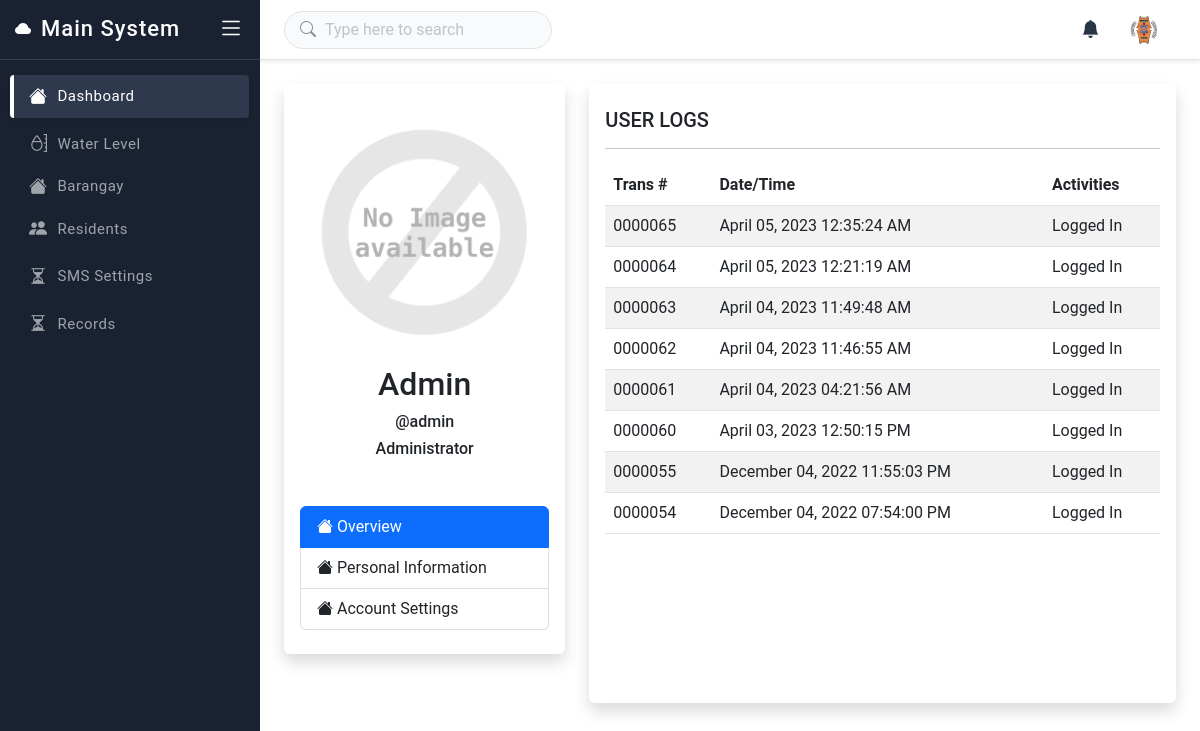
The page /profile/index.php (signed in) on the database its author committed.
### tables this page shows
CREATE TABLE `c_logs` (
  `c_id` int(11) NOT NULL,
  `c_username` varchar(255) NOT NULL,
  `c_desc` varchar(255) NOT NULL,
  `c_timestamp` timestamp(6) NOT NULL DEFAULT current_timestamp(6) ON UPDATE current_timestamp(6)
);

### session.php (called while the page is built, shortened)
<?php
class session {
    public static function username() : string {
        return $_SESSION['username'] ?? 'not_defined';
    }
}

### functions/general/mysqli_wrapper.php (called while the page is built, shortened)
<?php
class mysqli_wrapper{
    private $connection, $xss_prevention;
    public function __construct($host, $username, $password, $db_name, $xss_prevention = false) {
        $this->connection = new mysqli($host, $username, $password, $db_name);
        $this->xss_prevention = $xss_prevention;
    }
    public function query(string $query, array $args = [], string $types = null) {
        if($types === null && $args !== [])
            $types = str_repeat('s', count($args));
        $stmt = $this->connection->prepare($query);
        if($this->xss_prevention)
            $this->xss_clean($args);
        if (strpos($query, '?') !== false)
            $stmt->bind_param($types, ...$args);
        $stmt->execute();
        $result = $stmt->get_result();
        return $result;
    }
}

### functions/general/settings.php (called while the page is built, shortened)
<?php
function get_connection() {
    return new mysqli_wrapper(
        'localhost', 'root', '', 'thesis_rev1', true
    );
}

### functions/api/fetch/logs.php (called while the page is built, shortened)
<?php
function fetch_all_logs_by_username(mysqli_wrapper $c_con,$username){
    $all_u_q = $c_con->query('SELECT * FROM `c_logs` WHERE c_username=? ORDER BY c_timestamp DESC',[$username]);
    return $all_u_q->fetch_all(1);
}

### profile/index.php (the view, shortened to what this page needs)
<?php
require '../session.php';
$username = session::username();
$firstname = $_SESSION['firstname'] ?? '' ;
$lastname = $_SESSION['lastname'] ?? '';
$avatar = 'no_image.png';
$role = "Administrator";
?>
<!doctype html>
<html lang="en" class="semi-dark">
	<head>
		<link rel="stylesheet" href="../assets/css/calendar.css">
		<link href="../assets/plugins/perfect-scrollbar/css/perfect-scrollbar.css" rel="stylesheet" />
		<link href="../assets/css/bootstrap.min.css" rel="stylesheet" />
		<link href="../assets/css/bootstrap-extended.css" rel="stylesheet" />
		<link href="../assets/css/style.css" rel="stylesheet" />
		<link rel="stylesheet" href="../assets/css/bootstrap-icons.css">
		<link href="../assets/css/pace.min.css" rel="stylesheet" />
		<link href="../assets/css/semi-dark.css" rel="stylesheet" />
		<link href="../assets/css/loader.css" rel="stylesheet" />
		<link href="../assets/plugins/toastr/css/toastr.css" rel="stylesheet" />
	</head>
	<body>
		<div class="wrapper">
			<header class="top-header">
				<nav class="navbar navbar-expand gap-3 align-items-center">
					<form class="searchbar">
						<div class="position-absolute top-50 translate-middle-y search-icon ms-3"><i class="bi bi-search"></i></div>
						<input class="form-control" type="text" placeholder="Type here to search">
					</form>
					<div class="top-navbar-right ms-auto">
						<ul class="navbar-nav align-items-center">
							<li class="nav-item dropdown dropdown-large">
								<a class="nav-link dropdown-toggle dropdown-toggle-nocaret" href="#" data-bs-toggle="dropdown">
									<div class="notifications"> <div id = "notification_count" ></div> <i class="bi bi-bell-fill"></i> </div>
								</a>
							</li>
							<li class="nav-item dropdown dropdown-user-setting">
								<a class="nav-link dropdown-toggle dropdown-toggle-nocaret" href="#" data-bs-toggle="dropdown">
									<div class="user-setting d-flex align-items-center"> <img src="../assets/img/mdrrmo.jpg" class="user-img" alt=""> </div>
								</a>
							</li>
						</ul>
					</div>
				</nav>
			</header>
			<aside class="sidebar-wrapper" data-simplebar="true">
				<div class="sidebar-header">
					<div> <i class="bi bi-cloud-fill"></i> </div>
					<div>
						<h4 class="logo-text">Main System</h4> </div>
					<div class="toggle-icon ms-auto"> <i class="bi bi-list"></i> </div>
				</div>
				<ul class="metismenu" id="menu">
					<li class="mm-active">
						<a href="../dashboard/index.php">
							<div class="parent-icon"><i class="bi bi-house-fill"></i> </div>
							<div class="menu-title">Dashboard</div>
						</a>
					</li>
					<li>
						<a href="../dashboard/waterlevel.php">
							<div class="parent-icon"><i class="bi bi-moisture"></i></div>
							<div class="menu-title">Water Level</div>
						</a>
					</li>
						<a href="../dashboard/barangay.php">
							<div class="parent-icon"><i class="bi bi-house-fill"></i> </div>
							<div class="menu-title">Barangay</div>
						</a>
					<li>
						<a href="../dashboard/residents.php">
							<div class="parent-icon"><i class="bi bi-people-fill"></i></div>
							<div class="menu-title">Residents</div>
						</a>
					</li>
					<li>
						<a href="../dashboard/settings.php">
							<div class="parent-icon"><i class="bi bi-hourglass-split"></i></div>
							<div class="menu-title">SMS Settings</div>
						</a>
					</li>
					<li>
						<a href="../dashboard/records.php">
							<div class="parent-icon"><i class="bi bi-hourglass-split"></i></div>
							<div class="menu-title">Records</div>
						</a>
					</li>
				</ul>
			</aside>
			<main class="page-content">
				<div class="row">
					<div class="col-xl-4 col-md-12 col-xs-12 mb-4">
                        <div class="card border-left-primary shadow py-2">
                            <div class="card-body">
                                <div class="d-flex align-items-center justify-content-center">
								<div class="img-wrap">
									<?php
									if(file_exists("../assets/img/avatars/".$avatar)){
										$avatar_url = "../assets/img/avatars/".$avatar;
										?>
										<img src="<?php echo $avatar_url;?>".$avatar style="border-radius: 50%;" alt="profile">
										<?php
									}else{
									?>
									<img src="../assets/img/no_image.png" style="border-radius: 50%;" alt="profile">
									<?php
									}
									?>
									</div>
								</div>
								<h2 class="d-flex align-items-center justify-content-center mt-2">
										<?php
										if($firstname !== '' && $lastname !== '')
										{
											echo  ucfirst($firstname) . ' ' . ucfirst($lastname);
										}else{
											echo ucfirst($username);
										}
										?>
								</h2>
								<h6 class="d-flex align-items-center justify-content-center mt-2">
										@<?php echo $username;?>
								</h6>
								<h6 class="d-flex align-items-center justify-content-center mt-2">
										<?php echo $role;?>
								</h6>
								<div class="list-group">
									<a href="javascript:void(0)" id="overview_btn" class="list-group-item list-group-item-action active">
									<i class="bi bi-house-fill"></i> Overview</a>
									<a href="javascript:void(0)" id="personal_info_btn" class="list-group-item list-group-item-action">
									<i class="bi bi-house-fill"></i> Personal Information</a>
									<a href="javascript:void(0)" id="account_sett_btn"class="list-group-item list-group-item-action">
									<i class="bi bi-house-fill"></i> Account Settings</a>
								</div>
							</div>
                        </div>
                    </div>
					<div class="col-xl-8 col-md-12 mb-4">
						<div class="card border-left-primary shadow h-100 py-2">
							<div class="card-body">
								<div id="overview" style="display: none;">
									<h5>USER LOGS</h5>
									<hr>
									<div style="overflow: scroll;height:490px;" >
										<table class="table table-condensed table-striped">
											<thead>
												<tr>
													<th class="autofit">Trans #</th>
													<th class="autofit">Date/Time</th>
													<th>Activities</th>
												</tr>
											</thead>
											<tbody>
												<?php
													$all_logs = api\fetch\fetch_all_logs_by_username(get_connection(),$username);
													if(is_array($all_logs)){
														foreach($all_logs as $log){
															$trans_id = sprintf("%07d", $log['c_id']);
															$date_time = date("F d, Y h:i:s A", strtotime($log['c_timestamp']));
												?>
															<tr>
																<td><?php echo $trans_id;?></td>
																<td><?php echo $date_time;?></td>
																<td><?php echo $log['c_desc'];?></td>
															</tr>
												<?php
														}
													}
												?>
											</tbody>
										</table>
									</div>
								</div>
							</div>
						</div>
					</div>
				</div>
			</main>
		</div>
	</body>
</html>

### assets/css/style.css (style rules this page uses)
body { font-family: Roboto, sans-serif; }
.wrapper { width: auto; position: relative }
a { text-decoration: none; }
::placeholder { opacity: 0.4 !important; }
.top-header .navbar { position: fixed; top: 0; left: 260px; right: 0; background-color: #f7f8fa; border-bottom: 1px solid #e2e3e4; background-clip: padding-box; height: 60px; z-index: 10; padding: 0 1.5rem; transition: all .2s; }
.top-header .navbar .top-navbar-right .nav-link { color: #293445; font-size: 18px; font-weight: 500; padding-right: .8rem; padding-left: .8rem; }
.top-header .navbar .messages, .top-header .navbar .notifications { position: relative; }
.top-header .navbar .searchbar { position: relative; width: 30%; }
.top-header .navbar .searchbar .form-control { border-radius: 30px; box-shadow: none; padding-left: 2.5rem; padding-right: 2.5rem; border: 1px solid #e2e3e4; }
.top-header .navbar .searchbar .search-icon, .top-header .navbar .dropdown-searchbar .search-icon { opacity: 0.5; }
.dropdown-toggle-nocaret:after { display: none }
.top-header .navbar .dropdown-large, .dropdown-user-setting .navbar .dropdown-large { position: relative }
.top-header .navbar .user-img { width: 38px; height: 38px; padding: 0px; border-radius: 50%; }
.sidebar-wrapper { position: fixed; top: 0; left: 0; width: 260px; height: 100%; background-color: #f7f8fa; background-clip: padding-box; border-right: 1px solid #e2e3e4; transition: all .2s; z-index: 16; }
.sidebar-wrapper .sidebar-header { width: 260px; height: 60px; display: flex; align-items: center; position: fixed; top: 0; bottom: 0; padding: 0 15px; z-index: 5; background: #f7f8fa; border-right: 1px solid #e2e3e4; border-bottom: 1px solid #e4e4e4; background-clip: padding-box; transition: all .2s; }
.sidebar-wrapper .sidebar-header .logo-text { font-size: 22px; margin-left: 10px; margin-bottom: 0; letter-spacing: 1px; color: #3461ff; }
.toggle-icon { font-size: 26px; cursor: pointer; color: #3461ff; }
.sidebar-wrapper ul { padding: 0; margin: 0; list-style: none; background: 0 0 }
.sidebar-wrapper .metismenu { background: 0 0; display: -webkit-box; display: -ms-flexbox; display: flex; padding: 10px; margin-top: 60px; -webkit-box-orient: vertical; -webkit-box-direction: normal; -ms-flex-direction: column; flex-direction: column }
.sidebar-wrapper .metismenu li+li { margin-top: 5px }
.sidebar-wrapper .metismenu li:first-child { margin-top: 5px }
.sidebar-wrapper .metismenu li:last-child { margin-bottom: 5px }
.sidebar-wrapper .metismenu>li { display: -webkit-box; display: -ms-flexbox; display: flex; -webkit-box-orient: vertical; -webkit-box-direction: normal; -ms-flex-direction: column; flex-direction: column; position: relative }
.sidebar-wrapper .metismenu a { position: relative; display: flex; align-items: center; justify-content: left; padding: 10px 15px; border-radius: 4px; font-size: 15px; color: #5f5f5f; outline-width: 0; text-overflow: ellipsis; overflow: hidden; letter-spacing: .5px; border-left: 4px solid rgb(255 255 255 / 0%); transition: all .2s ease-out }
.sidebar-wrapper .metismenu a .parent-icon { font-size: 18px; line-height: 1 }
.sidebar-wrapper .metismenu a .menu-title { margin-left: 10px }
.sidebar-wrapper .metismenu .mm-active>a, .sidebar-wrapper .metismenu a:active, .sidebar-wrapper .metismenu a:focus, .sidebar-wrapper .metismenu a:hover { color: #3461ff; text-decoration: none; background-color: rgb(255 255 255); border-left: 4px solid #3461ff; box-shadow: 0 0.125rem 0.25rem rgb(0 0 0 / 8%); }
.page-content { margin-left: 260px; margin-top: 60px; padding: 1.5rem; transition: all .2s; }

### profile/index.php (style rules this page uses)
.img-wrap { text-align: center; display: block; }
.img-wrap img { max-width: 100%; }

### rows shown on the page
c_logs: c_id "0000065", c_timestamp "April 05, 2023 12:35:24 AM", c_desc "Logged In"
c_logs: c_id "0000064", c_timestamp "April 05, 2023 12:21:19 AM", c_desc "Logged In"
c_logs: c_id "0000063", c_timestamp "April 04, 2023 11:49:48 AM", c_desc "Logged In"
c_logs: c_id "0000062", c_timestamp "April 04, 2023 11:46:55 AM", c_desc "Logged In"
c_logs: c_id "0000061", c_timestamp "April 04, 2023 04:21:56 AM", c_desc "Logged In"
c_logs: c_id "0000060", c_timestamp "April 03, 2023 12:50:15 PM", c_desc "Logged In"
c_logs: c_id "0000055", c_timestamp "December 04, 2022 11:55:03 PM", c_desc "Logged In"
c_logs: c_id "0000054", c_timestamp "December 04, 2022 07:54:00 PM", c_desc "Logged In"

### other values the page prints
$username "Admin"
$username "admin"
$role "Administrator"
